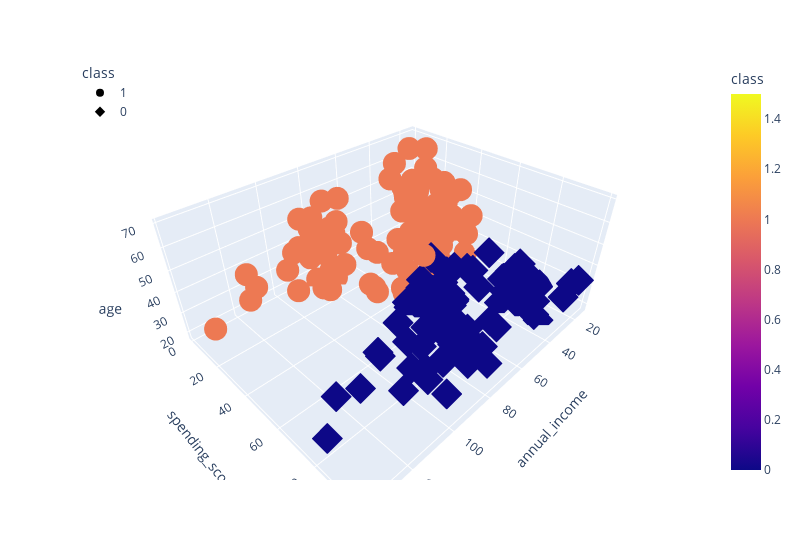

Write notebook code for a chart like this one.
### Code cell
fig = px.scatter_3d(
    df_shopping,
    x="annual_income",
    y="spending_score",
    z="age",
    color="class",
    symbol="class",
    width=800,
)
fig.update_layout(legend=dict(x=0, y=1))
fig.show()

### Figure 1 — Plotly figure (JSON) as saved in the notebook; plotly's stock layout.template omitted (floating-point values rounded to 4 significant figures)
{"data": [{"hovertemplate": "class=%{marker.color}<br>annual_income=%{x}<br>spending_score=%{y}<br>age=%{z}<extra></extra>", "legendgroup": "1", "marker": {"color": [1, 1, 1, 1, 1, 1, 1, 1, 1, 1, 1, 1, 1, 1, 1, 1, 1, 1, 1, 1, 1, 1, 1, 1, 1, 1, 1, 1, 1, 1, 1, 1, 1, 1, 1, 1, 1, 1, 1, 1, 1, 1, 1, 1, 1, 1, 1, 1, 1, 1, 1, 1, 1, 1, 1, 1, 1, 1, 1, 1, 1, 1, 1, 1, 1, 1, 1, 1, 1, 1, 1, 1, 1, 1, 1, 1, 1, 1, 1, 1, 1, 1, 1, 1, 1, 1, 1, 1, 1, 1, 1, 1, 1, 1, 1, 1, 1, 1, 1, 1, 1, 1, 1, 1, 1, 1, 1, 1, 1, 1, 1, 1, 1, 1, 1], "coloraxis": "coloraxis", "symbol": "circle"}, "mode": "markers", "name": "1", "scene": "scene", "showlegend": true, "type": "scatter3d", "x": [15, 16, 17, 18, 19, 19, 20, 20, 21, 23, 24, 25, 28, 28, 29, 30, 33, 33, 34, 37, 38, 39, 39, 40, 40, 40, 40, 42, 43, 43, 43, 44, 44, 46, 46, 47, 47, 48, 48, 48, 48, 49, 49, 50, 50, 54, 54, 54, 54, 54, 54, 54, 54, 57, 58, 59, 59, 60, 60, 60, 60, 61, 62, 62, 62, 62, 62, 63, 63, 63, 63, 63, 64, 65, 67, 67, 67, 70, 71, 71, 71, 72, 73, 73, 74, 75, 76, 77, 77, 78, 78, 78, 78, 78, 78, 79, 81, 85, 86, 87, 87, 87, 88, 88, 93, 97, 98, 99, 101, 103, 103, 113, 120, 126, 137], "y": [39, 6, 40, 6, 3, 14, 15, 13, 35, 29, 35, 5, 14, 32, 31, 4, 4, 14, 17, 26, 35, 36, 28, 55, 47, 42, 42, 52, 60, 45, 41, 50, 46, 46, 56, 52, 59, 51, 50, 48, 47, 55, 42, 49, 56, 47, 53, 48, 42, 51, 41, 44, 46, 58, 46, 55, 41, 49, 40, 42, 47, 42, 41, 48, 59, 56, 42, 50, 46, 43, 48, 52, 42, 43, 43, 57, 40, 29, 35, 11, 9, 34, 5, 7, 10, 5, 40, 12, 36, 22, 17, 20, 16, 1, 1, 35, 5, 26, 20, 27, 13, 10, 13, 15, 14, 32, 15, 39, 24, 17, 23, 8, 16, 28, 18], "z": [19, 20, 31, 35, 64, 67, 58, 37, 35, 52, 35, 46, 54, 45, 40, 60, 53, 49, 42, 36, 65, 48, 49, 50, 27, 29, 31, 49, 59, 50, 47, 51, 69, 53, 70, 67, 54, 63, 43, 68, 32, 70, 47, 60, 60, 59, 45, 40, 49, 57, 67, 46, 48, 55, 50, 68, 18, 48, 40, 32, 47, 48, 23, 49, 67, 49, 21, 66, 54, 68, 66, 65, 38, 63, 51, 50, 38, 23, 43, 59, 47, 25, 20, 44, 19, 57, 28, 25, 48, 34, 43, 44, 47, 37, 34, 56, 19, 50, 42, 36, 40, 36, 52, 58, 59, 37, 46, 41, 54, 41, 34, 33, 47, 45, 32]}, {"hovertemplate": "class=%{marker.color}<br>annual_income=%{x}<br>spending_score=%{y}<br>age=%{z}<extra></extra>", "legendgroup": "0", "marker": {"color": [0, 0, 0, 0, 0, 0, 0, 0, 0, 0, 0, 0, 0, 0, 0, 0, 0, 0, 0, 0, 0, 0, 0, 0, 0, 0, 0, 0, 0, 0, 0, 0, 0, 0, 0, 0, 0, 0, 0, 0, 0, 0, 0, 0, 0, 0, 0, 0, 0, 0, 0, 0, 0, 0, 0, 0, 0, 0, 0, 0, 0, 0, 0, 0, 0, 0, 0, 0, 0, 0, 0, 0, 0, 0, 0, 0, 0, 0, 0, 0, 0, 0, 0, 0, 0], "coloraxis": "coloraxis", "symbol": "diamond"}, "mode": "markers", "name": "0", "scene": "scene", "showlegend": true, "type": "scatter3d", "x": [15, 16, 17, 18, 19, 19, 20, 20, 21, 23, 24, 25, 28, 28, 29, 30, 33, 33, 34, 37, 38, 39, 39, 42, 43, 46, 46, 48, 48, 54, 54, 54, 54, 57, 58, 60, 60, 61, 62, 63, 64, 65, 65, 65, 67, 69, 69, 70, 71, 71, 71, 72, 73, 73, 74, 75, 76, 77, 77, 78, 78, 78, 78, 78, 78, 79, 81, 85, 86, 87, 87, 87, 88, 88, 93, 97, 98, 99, 101, 103, 103, 113, 120, 126, 137], "y": [81, 77, 76, 94, 72, 99, 77, 79, 66, 98, 73, 73, 82, 61, 87, 73, 92, 81, 73, 75, 92, 61, 65, 60, 54, 51, 55, 59, 59, 54, 52, 55, 57, 55, 60, 52, 50, 49, 55, 54, 46, 48, 50, 59, 56, 58, 91, 77, 95, 75, 75, 71, 88, 73, 72, 93, 87, 97, 74, 90, 88, 76, 89, 78, 73, 83, 93, 75, 95, 63, 75, 92, 86, 69, 90, 86, 88, 97, 68, 85, 69, 91, 79, 74, 83], "z": [21, 23, 22, 23, 30, 35, 24, 22, 20, 35, 25, 31, 29, 35, 23, 21, 18, 21, 30, 20, 24, 31, 24, 33, 31, 27, 19, 18, 19, 26, 23, 38, 21, 22, 34, 24, 27, 20, 26, 19, 19, 18, 19, 49, 27, 40, 39, 31, 40, 38, 39, 31, 29, 32, 35, 32, 32, 28, 32, 34, 39, 38, 27, 30, 30, 29, 31, 36, 33, 32, 28, 36, 30, 27, 35, 32, 29, 30, 28, 36, 32, 38, 35, 32, 30]}], "layout": {"coloraxis": {"colorbar": {"title": {"text": "class"}}, "colorscale": [[0, "#0d0887"], [0.1111, "#46039f"], [0.2222, "#7201a8"], [0.3333, "#9c179e"], [0.4444, "#bd3786"], [0.5556, "#d8576b"], [0.6667, "#ed7953"], [0.7778, "#fb9f3a"], [0.8889, "#fdca26"], [1, "#f0f921"]]}, "legend": {"title": {"text": "class"}, "tracegroupgap": 0, "x": 0, "y": 1}, "margin": {"t": 60}, "scene": {"domain": {"x": [0, 1], "y": [0, 1]}, "xaxis": {"title": {"text": "annual_income"}}, "yaxis": {"title": {"text": "spending_score"}}, "zaxis": {"title": {"text": "age"}}}, "width": 800}}
